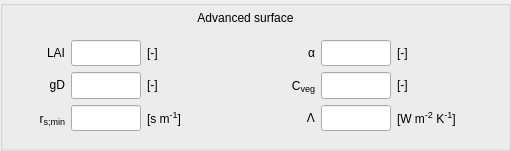
     <widget class="QGroupBox" name="surface_advanced_group">
      <property name="geometry">
       <rect>
        <x>10</x>
        <y>60</y>
        <width>511</width>
        <height>151</height>
       </rect>
      </property>
      <property name="title">
       <string/>
      </property>
      <widget class="QWidget" name="gridLayoutWidget_17">
       <property name="geometry">
        <rect>
         <x>10</x>
         <y>40</y>
         <width>231</width>
         <height>91</height>
        </rect>
       </property>
       <layout class="QGridLayout" name="surface_parameters_grid1" columnminimumwidth="50,0,60">
        <property name="sizeConstraint">
         <enum>QLayout::SetMinimumSize</enum>
        </property>
        <item row="0" column="0">
         <widget class="QLabel" name="label_surface_LAI">
          <property name="sizePolicy">
           <sizepolicy hsizetype="Fixed" vsizetype="Preferred">
            <horstretch>0</horstretch>
            <verstretch>0</verstretch>
           </sizepolicy>
          </property>
          <property name="minimumSize">
           <size>
            <width>55</width>
            <height>0</height>
           </size>
          </property>
          <property name="maximumSize">
           <size>
            <width>55</width>
            <height>16777215</height>
           </size>
          </property>
          <property name="toolTip">
           <string/>
          </property>
          <property name="text">
           <string>&lt;html&gt;LAI&lt;/html&gt;</string>
          </property>
          <property name="alignment">
           <set>Qt::AlignRight|Qt::AlignTrailing|Qt::AlignVCenter</set>
          </property>
         </widget>
        </item>
        <item row="0" column="1">
         <widget class="QLineEdit" name="input_surface_LAI">
          <property name="sizePolicy">
           <sizepolicy hsizetype="Fixed" vsizetype="Expanding">
            <horstretch>0</horstretch>
            <verstretch>0</verstretch>
           </sizepolicy>
          </property>
          <property name="minimumSize">
           <size>
            <width>70</width>
            <height>0</height>
           </size>
          </property>
          <property name="maximumSize">
           <size>
            <width>70</width>
            <height>16777215</height>
           </size>
          </property>
          <property name="toolTip">
           <string>leaf area index</string>
          </property>
          <property name="alignment">
           <set>Qt::AlignRight|Qt::AlignTrailing|Qt::AlignVCenter</set>
          </property>
         </widget>
        </item>
        <item row="1" column="0">
         <widget class="QLabel" name="label_surface_gD">
          <property name="sizePolicy">
           <sizepolicy hsizetype="Fixed" vsizetype="Preferred">
            <horstretch>0</horstretch>
            <verstretch>0</verstretch>
           </sizepolicy>
          </property>
          <property name="minimumSize">
           <size>
            <width>55</width>
            <height>0</height>
           </size>
          </property>
          <property name="maximumSize">
           <size>
            <width>55</width>
            <height>16777215</height>
           </size>
          </property>
          <property name="toolTip">
           <string/>
          </property>
          <property name="text">
           <string>&lt;html&gt;gD&lt;/html&gt;</string>
          </property>
          <property name="alignment">
           <set>Qt::AlignRight|Qt::AlignTrailing|Qt::AlignVCenter</set>
          </property>
         </widget>
        </item>
        <item row="1" column="1">
         <widget class="QLineEdit" name="input_surface_gD">
          <property name="sizePolicy">
           <sizepolicy hsizetype="Fixed" vsizetype="Expanding">
            <horstretch>0</horstretch>
            <verstretch>0</verstretch>
           </sizepolicy>
          </property>
          <property name="minimumSize">
           <size>
            <width>70</width>
            <height>0</height>
           </size>
          </property>
          <property name="maximumSize">
           <size>
            <width>70</width>
            <height>16777215</height>
           </size>
          </property>
          <property name="toolTip">
           <string>correction factor transpiration for VPD</string>
          </property>
          <property name="alignment">
           <set>Qt::AlignRight|Qt::AlignTrailing|Qt::AlignVCenter</set>
          </property>
         </widget>
        </item>
        <item row="0" column="2">
         <widget class="QLabel" name="unitlabel_surface_LAI">
          <property name="toolTip">
           <string/>
          </property>
          <property name="text">
           <string>&lt;html&gt;[-]&lt;/html&gt;</string>
          </property>
          <property name="alignment">
           <set>Qt::AlignLeading|Qt::AlignLeft|Qt::AlignVCenter</set>
          </property>
         </widget>
        </item>
        <item row="1" column="2">
         <widget class="QLabel" name="unitlabel_surface_gD">
          <property name="toolTip">
           <string/>
          </property>
          <property name="text">
           <string>&lt;html&gt;[-]&lt;/html&gt;</string>
          </property>
          <property name="alignment">
           <set>Qt::AlignLeading|Qt::AlignLeft|Qt::AlignVCenter</set>
          </property>
         </widget>
        </item>
        <item row="2" column="1">
         <widget class="QLineEdit" name="input_surface_rsmin">
          <property name="sizePolicy">
           <sizepolicy hsizetype="Fixed" vsizetype="Expanding">
            <horstretch>0</horstretch>
            <verstretch>0</verstretch>
           </sizepolicy>
          </property>
          <property name="minimumSize">
           <size>
            <width>70</width>
            <height>0</height>
           </size>
          </property>
          <property name="maximumSize">
           <size>
            <width>70</width>
            <height>16777215</height>
           </size>
          </property>
          <property name="toolTip">
           <string>minimum resistance transpiration</string>
          </property>
          <property name="alignment">
           <set>Qt::AlignRight|Qt::AlignTrailing|Qt::AlignVCenter</set>
          </property>
         </widget>
        </item>
        <item row="2" column="0">
         <widget class="QLabel" name="label_surface_rsmin">
          <property name="sizePolicy">
           <sizepolicy hsizetype="Fixed" vsizetype="Preferred">
            <horstretch>0</horstretch>
            <verstretch>0</verstretch>
           </sizepolicy>
          </property>
          <property name="minimumSize">
           <size>
            <width>55</width>
            <height>0</height>
           </size>
          </property>
          <property name="maximumSize">
           <size>
            <width>55</width>
            <height>16777215</height>
           </size>
          </property>
          <property name="toolTip">
           <string/>
          </property>
          <property name="text">
           <string>&lt;html&gt;r&lt;span style=&quot; font-size:14px; vertical-align:sub;&quot;&gt;s;min&lt;/span&gt;&lt;/html&gt;</string>
          </property>
          <property name="alignment">
           <set>Qt::AlignRight|Qt::AlignTrailing|Qt::AlignVCenter</set>
          </property>
         </widget>
        </item>
        <item row="2" column="2">
         <widget class="QLabel" name="unitlabel_surface_rsmin">
          <property name="toolTip">
           <string/>
          </property>
          <property name="text">
           <string>&lt;html&gt;[s m&lt;span style=&quot;font-size: 14px; vertical-align:super;&quot;&gt;-1&lt;/span&gt;]&lt;/html&gt;</string>
          </property>
          <property name="alignment">
           <set>Qt::AlignLeading|Qt::AlignLeft|Qt::AlignVCenter</set>
          </property>
         </widget>
        </item>
       </layout>
      </widget>
      <widget class="QWidget" name="gridLayoutWidget_18">
       <property name="geometry">
        <rect>
         <x>260</x>
         <y>40</y>
         <width>251</width>
         <height>91</height>
        </rect>
       </property>
       <layout class="QGridLayout" name="surface_parameters_grid2" columnminimumwidth="50,0,80">
        <property name="sizeConstraint">
         <enum>QLayout::SetMinimumSize</enum>
        </property>
        <item row="2" column="0">
         <widget class="QLabel" name="label_surfaceLambda">
          <property name="sizePolicy">
           <sizepolicy hsizetype="Fixed" vsizetype="Preferred">
            <horstretch>0</horstretch>
            <verstretch>0</verstretch>
           </sizepolicy>
          </property>
          <property name="minimumSize">
           <size>
            <width>55</width>
            <height>0</height>
           </size>
          </property>
          <property name="maximumSize">
           <size>
            <width>55</width>
            <height>16777215</height>
           </size>
          </property>
          <property name="toolTip">
           <string/>
          </property>
          <property name="text">
           <string>&lt;html&gt;Λ&lt;/html&gt;</string>
          </property>
          <property name="alignment">
           <set>Qt::AlignRight|Qt::AlignTrailing|Qt::AlignVCenter</set>
          </property>
         </widget>
        </item>
        <item row="2" column="1">
         <widget class="QLineEdit" name="input_surface_Lambda">
          <property name="sizePolicy">
           <sizepolicy hsizetype="Fixed" vsizetype="Expanding">
            <horstretch>0</horstretch>
            <verstretch>0</verstretch>
           </sizepolicy>
          </property>
          <property name="minimumSize">
           <size>
            <width>70</width>
            <height>0</height>
           </size>
          </property>
          <property name="maximumSize">
           <size>
            <width>70</width>
            <height>16777215</height>
           </size>
          </property>
          <property name="toolTip">
           <string>thermal diffusivity skin layer</string>
          </property>
          <property name="alignment">
           <set>Qt::AlignRight|Qt::AlignTrailing|Qt::AlignVCenter</set>
          </property>
         </widget>
        </item>
        <item row="2" column="2">
         <widget class="QLabel" name="unitlabel_surface_Lambda">
          <property name="toolTip">
           <string/>
          </property>
          <property name="text">
           <string>&lt;html&gt;[W m&lt;span style=&quot;font-size: 14px; vertical-align:super;&quot;&gt;-2&lt;/span&gt; K&lt;span style=&quot;font-size: 14px; vertical-align:super;&quot;&gt;-1&lt;/span&gt;]&lt;/html&gt;</string>
          </property>
          <property name="alignment">
           <set>Qt::AlignLeading|Qt::AlignLeft|Qt::AlignVCenter</set>
          </property>
         </widget>
        </item>
        <item row="1" column="1">
         <widget class="QLineEdit" name="input_surface_cveg">
          <property name="sizePolicy">
           <sizepolicy hsizetype="Fixed" vsizetype="Expanding">
            <horstretch>0</horstretch>
            <verstretch>0</verstretch>
           </sizepolicy>
          </property>
          <property name="minimumSize">
           <size>
            <width>70</width>
            <height>0</height>
           </size>
          </property>
          <property name="maximumSize">
           <size>
            <width>70</width>
            <height>16777215</height>
           </size>
          </property>
          <property name="toolTip">
           <string>vegetation fraction</string>
          </property>
          <property name="alignment">
           <set>Qt::AlignRight|Qt::AlignTrailing|Qt::AlignVCenter</set>
          </property>
         </widget>
        </item>
        <item row="1" column="0">
         <widget class="QLabel" name="label_surface_cveg">
          <property name="sizePolicy">
           <sizepolicy hsizetype="Fixed" vsizetype="Preferred">
            <horstretch>0</horstretch>
            <verstretch>0</verstretch>
           </sizepolicy>
          </property>
          <property name="minimumSize">
           <size>
            <width>55</width>
            <height>0</height>
           </size>
          </property>
          <property name="maximumSize">
           <size>
            <width>55</width>
            <height>16777215</height>
           </size>
          </property>
          <property name="toolTip">
           <string/>
          </property>
          <property name="text">
           <string>&lt;html&gt;C&lt;span style=&quot; font-size:14px; vertical-align:sub;&quot;&gt;veg&lt;/span&gt;&lt;/html&gt;</string>
          </property>
          <property name="alignment">
           <set>Qt::AlignRight|Qt::AlignTrailing|Qt::AlignVCenter</set>
          </property>
         </widget>
        </item>
        <item row="1" column="2">
         <widget class="QLabel" name="unitlabel_surface_cveg">
          <property name="toolTip">
           <string/>
          </property>
          <property name="text">
           <string>&lt;html&gt;[-]&lt;/html&gt;</string>
          </property>
          <property name="alignment">
           <set>Qt::AlignLeading|Qt::AlignLeft|Qt::AlignVCenter</set>
          </property>
         </widget>
        </item>
        <item row="0" column="1">
         <widget class="QLineEdit" name="input_surface_alpha">
          <property name="sizePolicy">
           <sizepolicy hsizetype="Fixed" vsizetype="Expanding">
            <horstretch>0</horstretch>
            <verstretch>0</verstretch>
           </sizepolicy>
          </property>
          <property name="minimumSize">
           <size>
            <width>70</width>
            <height>0</height>
           </size>
          </property>
          <property name="maximumSize">
           <size>
            <width>70</width>
            <height>16777215</height>
           </size>
          </property>
          <property name="toolTip">
           <string>surface albedo</string>
          </property>
          <property name="alignment">
           <set>Qt::AlignRight|Qt::AlignTrailing|Qt::AlignVCenter</set>
          </property>
         </widget>
        </item>
        <item row="0" column="0">
         <widget class="QLabel" name="label_surface_alpha">
          <property name="sizePolicy">
           <sizepolicy hsizetype="Fixed" vsizetype="Preferred">
            <horstretch>0</horstretch>
            <verstretch>0</verstretch>
           </sizepolicy>
          </property>
          <property name="minimumSize">
           <size>
            <width>55</width>
            <height>0</height>
           </size>
          </property>
          <property name="maximumSize">
           <size>
            <width>55</width>
            <height>16777215</height>
           </size>
          </property>
          <property name="toolTip">
           <string/>
          </property>
          <property name="text">
           <string>&lt;html&gt;α&lt;/html&gt;</string>
          </property>
          <property name="alignment">
           <set>Qt::AlignRight|Qt::AlignTrailing|Qt::AlignVCenter</set>
          </property>
         </widget>
        </item>
        <item row="0" column="2">
         <widget class="QLabel" name="unitlabel_surface_alpha">
          <property name="toolTip">
           <string/>
          </property>
          <property name="text">
           <string>[-]</string>
          </property>
          <property name="alignment">
           <set>Qt::AlignLeading|Qt::AlignLeft|Qt::AlignVCenter</set>
          </property>
         </widget>
        </item>
       </layout>
      </widget>
      <widget class="QLabel" name="label">
       <property name="geometry">
        <rect>
         <x>110</x>
         <y>10</y>
         <width>271</width>
         <height>16</height>
        </rect>
       </property>
       <property name="text">
        <string>Advanced surface</string>
       </property>
       <property name="alignment">
        <set>Qt::AlignCenter</set>
       </property>
      </widget>
     </widget>
